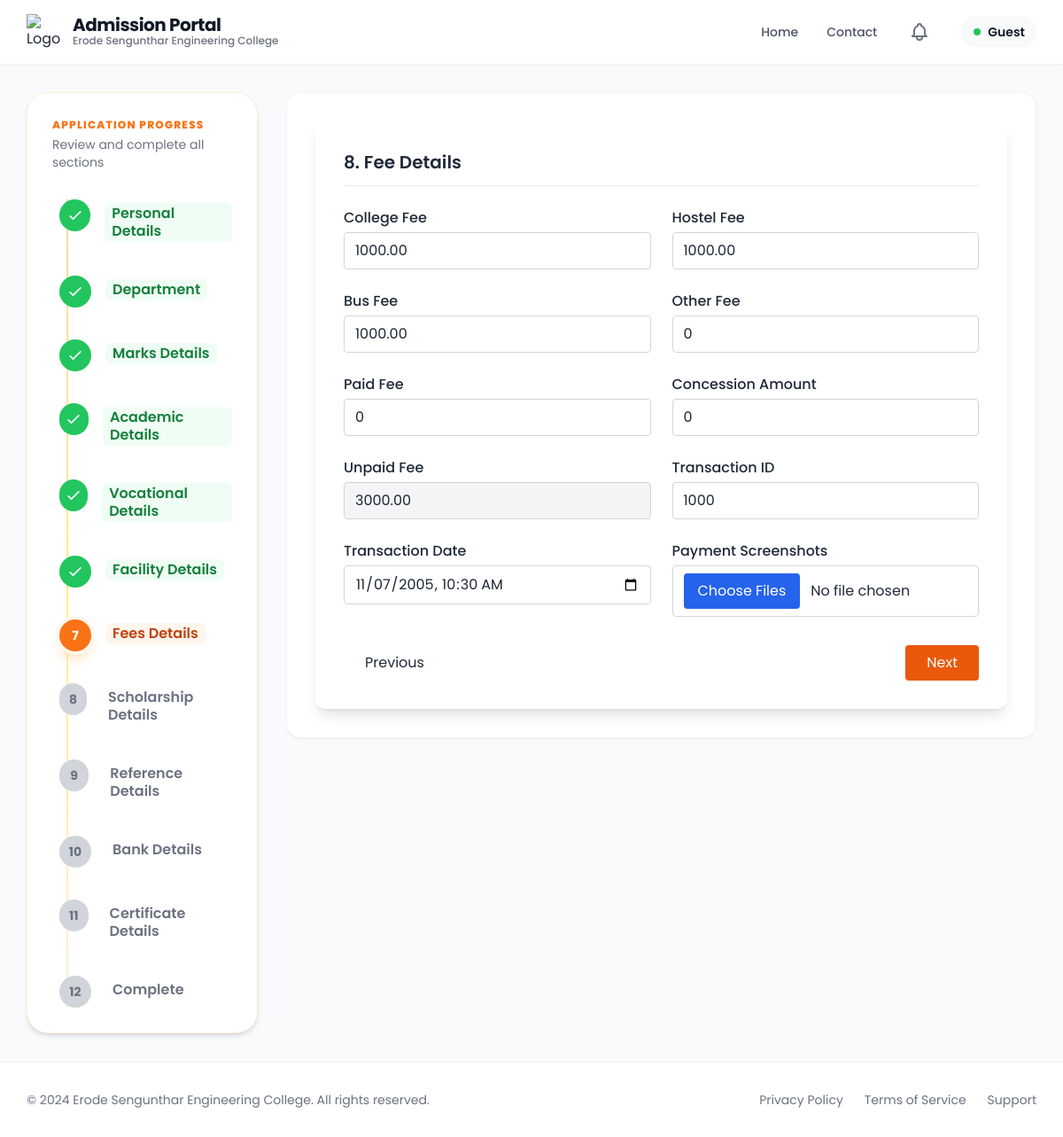
Page /fee_details/1000/ on the earlier database version.
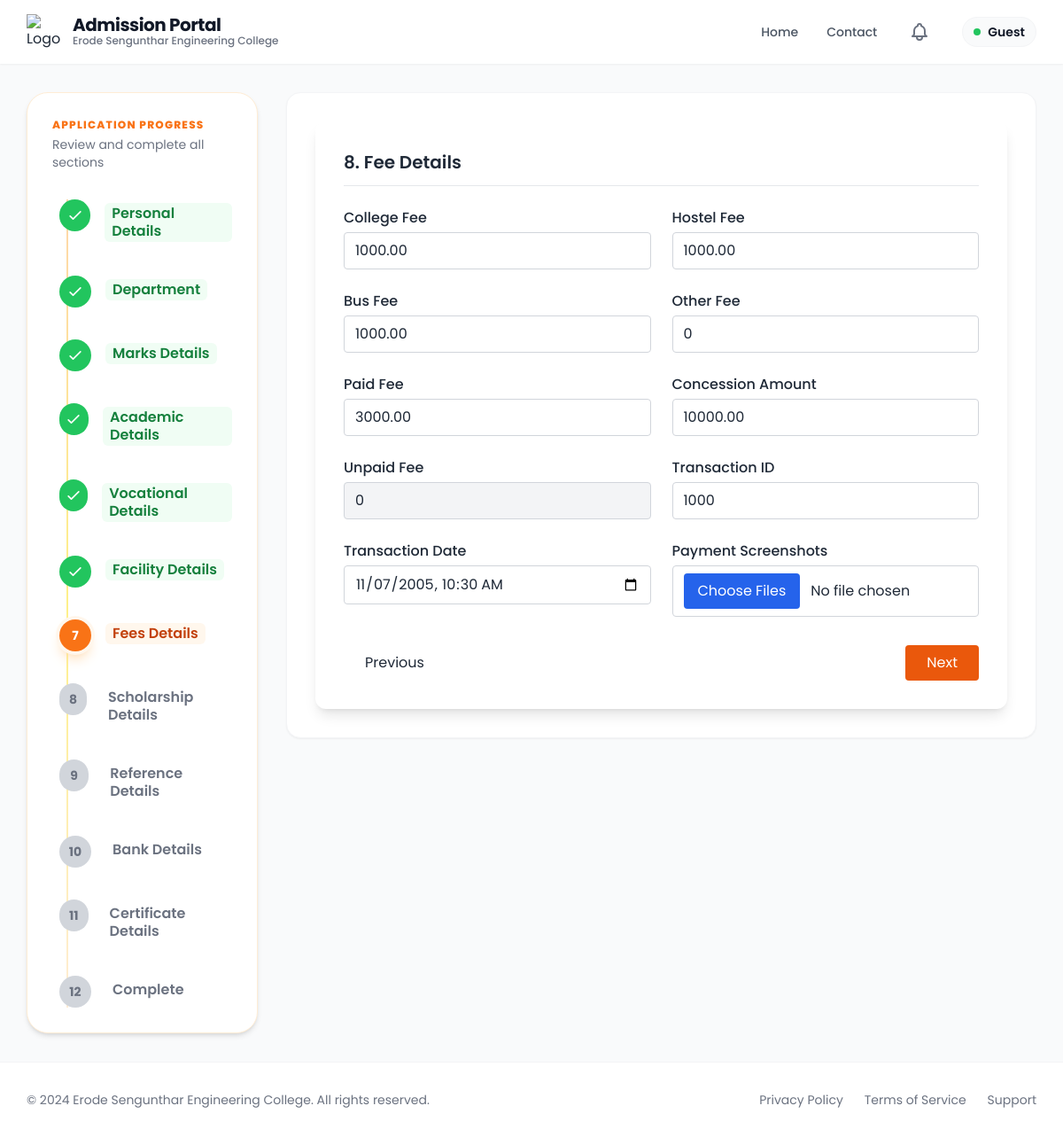
Same page on the later database version.
### app/models.py (models this page shows, shortened)
class Admission(models.Model):
    ADMISSION_STATUS_CHOICES = (
        ('enquired', 'Enquired'),
        ('admitted', 'Admitted'),
        ('discontinued', 'Discontinued'),
        ('left', 'Left'),
    )
    admission_status = models.CharField(max_length=20, choices=ADMISSION_STATUS_CHOICES, default='enquired')
    application_number = models.CharField(max_length=100, blank=True, null=True)
    application_date = models.DateField(blank=True, null=True)
    admission_date = models.DateField(blank=True, null=True)
    allotment_number = models.CharField(max_length=100, blank=True, null=True)
    portal_status = models.CharField(max_length=50, blank=True, null=True)
    quota = models.CharField(max_length=50, blank=True, null=True)
    roll_number = models.CharField(max_length=100, blank=True, null=True)
    unique_id = models.CharField(max_length=100, blank=True, null=True)
    umis_number = models.CharField(max_length=100, blank=True, null=True)
    level = models.CharField(max_length=10, blank=True, null=True)
    course = models.CharField(max_length=100, blank=True, null=True)
    branch = models.CharField(max_length=100, blank=True, null=True)
    department_preferences = models.JSONField(default=dict, blank=True, null=True)
    pg_dept = models.CharField(max_length=255, blank=True, null=True)
    is_fg = models.BooleanField(default=False, blank=True, null=True)
    fg_number = models.CharField(max_length=100, blank=True, null=True)
    pmss = models.BooleanField(default=False, blank=True, null=True)
    seven_five = models.BooleanField(default=False, blank=True, null=True)
    student_name = models.CharField(max_length=255, blank=True, null=True)
    dob = models.DateField(blank=True, null=True)
    gender = models.CharField(max_length=10, blank=True, null=True)
    community = models.CharField(max_length=50, blank=True, null=True)
    caste = models.CharField(max_length=100, blank=True, null=True)
    region = models.CharField(max_length=100, blank=True, null=True)
    aadhaar_number = models.CharField(max_length=12, blank=True, null=True)
    father_name = models.CharField(max_length=255, blank=True, null=True)
    mother_name = models.CharField(max_length=255, blank=True, null=True)
    guardian_name = models.CharField(max_length=255, blank=True, null=True)
    father_mobile = models.CharField(max_length=15, blank=True, null=True)
    mother_mobile = models.CharField(max_length=15, blank=True, null=True)
    guardian_mobile = models.CharField(max_length=15, blank=True, null=True)
    email = models.EmailField(blank=True, null=True)
    student_mobile = models.CharField(max_length=15, blank=True, null=True)
    address = models.TextField(blank=True, null=True)
    pincode = models.CharField(max_length=10, blank=True, null=True)
    district = models.CharField(max_length=100, blank=True, null=True)
    state = models.CharField(max_length=100, blank=True, null=True)
    country = models.CharField(max_length=100, blank=True, null=True)
    qualification = models.CharField(max_length=10, blank=True, null=True)
    tenth_total = models.CharField(max_length=50, blank=True, null=True)
    tenth_percentage = models.CharField(max_length=50, blank=True, null=True)
    twelfth_total = models.CharField(max_length=50, blank=True, null=True)
    twelfth_percentage = models.CharField(max_length=50, blank=True, null=True)
    twelfth_major = models.CharField(max_length=255, blank=True, null=True)
    twelth_reg_no = models.CharField(max_length=50, blank=True, null=True)
    maths_marks = models.DecimalField(max_digits=5, decimal_places=2, blank=True, null=True)
    physics_marks = models.DecimalField(max_digits=5, decimal_places=2, blank=True, null=True)
    chemistry_marks = models.DecimalField(max_digits=5, decimal_places=2, blank=True, null=True)
    cutoff_marks = models.DecimalField(max_digits=5, decimal_places=2, blank=True, null=True)
    diploma_total = models.CharField(max_length=50, blank=True, null=True)
    diploma_percentage = models.CharField(max_length=50, blank=True, null=True)
    diploma_major = models.CharField(max_length=255, blank=True, null=True)
    board = models.CharField(max_length=50, blank=True, null=True)
    year_passing = models.IntegerField(blank=True, null=True)
    medium = models.CharField(max_length=50, blank=True, null=True)
    last_school = models.CharField(max_length=255, blank=True, null=True)
    vocational_stream = models.CharField(max_length=255, blank=True, null=True)
    skill_proof = models.FileField(upload_to=vocational_upload_path, blank=True, null=True)
    college_fee = models.DecimalField(max_digits=10, decimal_places=2, blank=True, null=True)
    hostel_fee = models.DecimalField(max_digits=10, decimal_places=2, blank=True, null=True)
    bus_fee = models.DecimalField(max_digits=10, decimal_places=2, blank=True, null=True)
    other_fee = models.DecimalField(max_digits=10, decimal_places=2, blank=True, null=True)
    paid_fee = models.DecimalField(max_digits=10, decimal_places=2, blank=True, null=True)
    concession_amount = models.DecimalField(max_digits=10, decimal_places=2, blank=True, null=True)
    unpaid_fee = models.DecimalField(max_digits=10, decimal_places=2, blank=True, null=True)
    transaction_id = models.CharField(max_length=50, blank=True, null=True)
    transaction_date = models.DateTimeField(blank=True, null=True)
    had_paid = models.BooleanField(default=False, blank=True, null=True)
    facility_type = models.CharField(max_length=20, blank=True, null=True)
    hostel_name = models.CharField(max_length=100, blank=True, null=True)
    boarding_point = models.CharField(max_length=100, blank=True, null=True)
    bus_needed = models.CharField(max_length=10, blank=True, null=True)
    bus_route = models.CharField(max_length=255, blank=True, null=True)
    hostel_needed = models.CharField(max_length=10, blank=True, null=True)
    hostel_type = models.CharField(max_length=100, blank=True, null=True)
    room_type = models.CharField(max_length=100, blank=True, null=True)
    mess_type = models.CharField(max_length=100, blank=True, null=True)
    hostel_fee_amount = models.DecimalField(max_digits=10, decimal_places=2, blank=True, null=True)
    account_holder_name = models.CharField(max_length=255, blank=True, null=True)
    account_number = models.CharField(max_length=30, blank=True, null=True)
    bank_name = models.CharField(max_length=100, blank=True, null=True)
    ifsc_code = models.CharField(max_length=15, blank=True, null=True)
    bank_branch = models.CharField(max_length=100, blank=True, null=True)
    seeding_status = models.CharField(max_length=50, blank=True, null=True)
    tc = models.FileField(upload_to=certificate_upload_path, blank=True, null=True)
    community_cert = models.FileField(upload_to=certificate_upload_path, blank=True, null=True)
    aadhaar = models.FileField(upload_to=certificate_upload_path, blank=True, null=True)
    tenth_marksheet = models.FileField(upload_to=certificate_upload_path, blank=True, null=True)
    twelfth_marksheet = models.FileField(upload_to=certificate_upload_path, blank=True, null=True)
    photo = models.FileField(upload_to=photo_upload_path, blank=True, null=True)
    created_at = models.DateTimeField(auto_now_add=True)

### app/application_forms/fee_details.py (the view, shortened to what this page needs)
# urls.py: path('fee_details/<int:pk>/', fee_details.fee_details, name='fee_details'),
def fee_details(request, pk):
    try:
        admission = Admission.objects.filter(pk=pk).first()
        if not admission:
            messages.error(request, 'Admission record not found.')
            return redirect('personal_details')
        return render(request, 'details_form/fee_details.html', {'admission': admission, "steps": get_steps(), "current_step": 7})
    except Exception as e:
        logger.error(f"Error in fee_details view: {str(e)}")
        messages.error(request, 'An error occurred while processing your request.')
        return redirect('personal_details')

### app/utils.py (called while the page is built)
def get_steps():
    return [
        {"number": 1, "label": "Personal Details"},
        {"number": 2, "label": "Department"},
        {"number": 3, "label": "Marks Details"},
        {"number": 4, "label": "Academic Details"},
        {"number": 5, "label": "Vocational Details"},
        {"number": 6, "label": "Facility Details"},
        {"number": 7, "label": "Fees Details"},
        {"number": 8, "label": "Scholarship Details"},
        {"number": 9, "label": "Reference Details"},
        {"number": 10, "label": "Bank Details"},
        {"number": 11, "label": "Certificate Details"},
        {"number": 12, "label": "Complete"},
    ]

### templates/details_form/fee_details.html (shortened to what the changed rows need)
{% extends 'details_form/Created_base.html' %}
{% block content %}
{% include "details_form/tracker.html" %}
<div class="col-span-1 lg:col-span-9">
  <div class="bg-white rounded-2xl shadow-sm border border-gray-100 p-6 md:p-8">
    <form method="post" enctype="multipart/form-data" action="{% url 'fee_details' admission.pk %}" id="feeForm">
      <div class="max-w-5xl mx-auto bg-white shadow-lg rounded-xl p-8">
        <h2 class="text-xl font-semibold mb-6 border-b pb-3">
          8. Fee Details
        </h2>
        <div class="grid grid-cols-1 md:grid-cols-2 gap-6">
          <div>
            <label class="block font-medium mb-1">College Fee</label>
            <input type="text" name="college_fee"
              value="{% if admission.college_fee %}{{ admission.college_fee }}{% else %}0{% endif %}" placeholder="Enter amount"
              class="w-full border border-gray-300 rounded px-3 py-2 focus:ring-2 focus:ring-blue-500">
          </div>
          <div>
            <label class="block font-medium mb-1">Hostel Fee</label>
            <input type="text" name="hostel_fee"
              value="{% if admission.hostel_fee %}{{ admission.hostel_fee }}{% else %}0{% endif %}" placeholder="Enter amount"
              class="w-full border border-gray-300 rounded px-3 py-2 focus:ring-2 focus:ring-blue-500">
          </div>
          <div>
            <label class="block font-medium mb-1">Bus Fee</label>
            <input type="text" name="bus_fee" value="{% if admission.bus_fee %}{{ admission.bus_fee }}{% else %}0{% endif %}"
              placeholder="Enter amount"
              class="w-full border border-gray-300 rounded px-3 py-2 focus:ring-2 focus:ring-blue-500">
          </div>
          <div>
            <label class="block font-medium mb-1">Other Fee</label>
            <input type="text" name="other_fee" value="{% if admission.other_fee %}{{ admission.other_fee}}{% else %}0{% endif %}"
              placeholder="Enter amount"
              class="w-full border border-gray-300 rounded px-3 py-2 focus:ring-2 focus:ring-blue-500">
          </div>
          <div>
            <label class="block font-medium mb-1">Paid Fee</label>
            <input type="text" name="paid_fee" value="{% if admission.paid_fee %}{{ admission.paid_fee }}{% else %}0{% endif %}"
              placeholder="Enter amount"
              class="w-full border border-gray-300 rounded px-3 py-2 focus:ring-2 focus:ring-blue-500">
          </div>
          <div>
            <label class="block font-medium mb-1">Concession Amount</label>
            <input type="text" name="concession_amount"
              value="{% if admission.concession_amount %}{{ admission.concession_amount }}{% else %}0{% endif %}"
              placeholder="Enter amount"
              class="w-full border border-gray-300 rounded px-3 py-2 focus:ring-2 focus:ring-blue-500">
          </div>
          <div>
            <label class="block font-medium mb-1">Unpaid Fee</label>
            <input type="text" name="unpaid_fee"
              value="{% if admission.unpaid_fee %}{{ admission.unpaid_fee }}{% else %}0{% endif %}" placeholder="Auto-calculated"
              readonly
              class="w-full border border-gray-300 rounded px-3 py-2 bg-gray-100 focus:ring-2 focus:ring-blue-500 cursor-not-allowed">
          </div>
          <div>
            <label class="block font-medium mb-1">Transaction ID</label>
            <input type="text" name="transaction_id" value="{% if admission %}{{ admission.transaction_id }}{% endif %}"
              placeholder="Enter transaction ID"
              class="w-full border border-gray-300 rounded px-3 py-2 focus:ring-2 focus:ring-blue-500">
          </div>
          <div>
            <label class="block font-medium mb-1">Transaction Date</label>
            <input type="datetime-local" name="transaction_date"
              value="{% if admission and admission.transaction_date %}{{ admission.transaction_date|date:'Y-m-d\TH:i' }}{% endif %}"
              class="w-full border border-gray-300 rounded px-3 py-2 focus:ring-2 focus:ring-blue-500">
          </div>
        </div>
      </div>
    </form>
  </div>
</div>
{% endblock %}

Differences in the rows shown:
changed Admission: paid_fee "0" → "3000.00"; concession_amount "0" → "10000.00"; unpaid_fee "3000.00" → "0"
